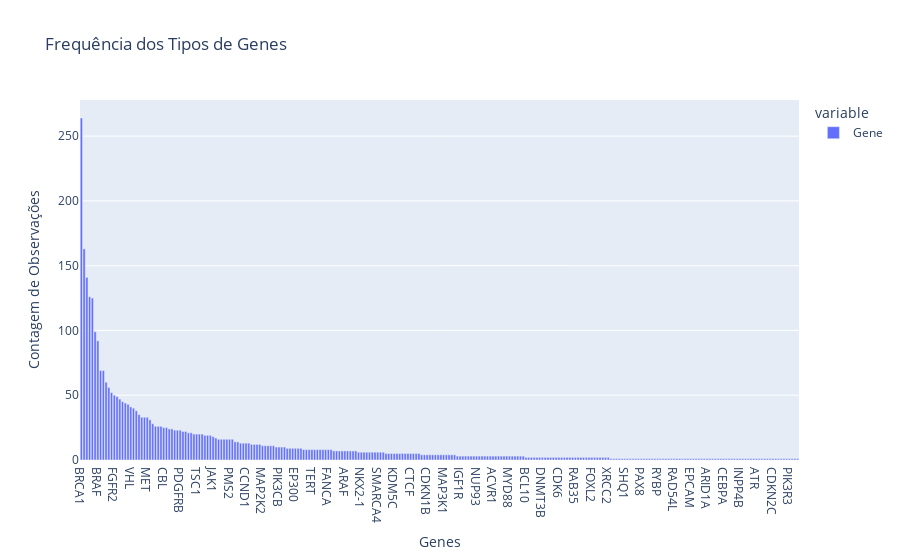

Notebook code cell kept with this figure:
### Code cell
# Distribuição dos tipos de Genes
fig = px.bar(dfEDA['Gene'].value_counts(), title='Frequência dos Tipos de Genes')
fig.update_xaxes(title_text = 'Genes')
fig.update_yaxes(title_text = 'Contagem de Observações')

### Figure 1 — Plotly figure (JSON) as saved in the notebook; plotly's stock layout.template omitted (floating-point values rounded to 4 significant figures; data arrays with more than 128 entries replaced by an {"elided": "..."} marker saying what was removed)
{"data": [{"alignmentgroup": "True", "hovertemplate": "variable=Gene<br>index=%{x}<br>value=%{y}<extra></extra>", "legendgroup": "Gene", "marker": {"color": "#636efa", "pattern": {"shape": ""}}, "name": "Gene", "offsetgroup": "Gene", "orientation": "v", "showlegend": true, "textposition": "auto", "type": "bar", "x": {"elided": "262 str values"}, "xaxis": "x", "y": {"elided": "262 int values"}, "yaxis": "y"}], "layout": {"barmode": "relative", "legend": {"title": {"text": "variable"}, "tracegroupgap": 0}, "title": {"text": "Frequência dos Tipos de Genes"}, "xaxis": {"anchor": "y", "domain": [0, 1], "title": {"text": "Genes"}}, "yaxis": {"anchor": "x", "domain": [0, 1], "title": {"text": "Contagem de Observações"}}}}
